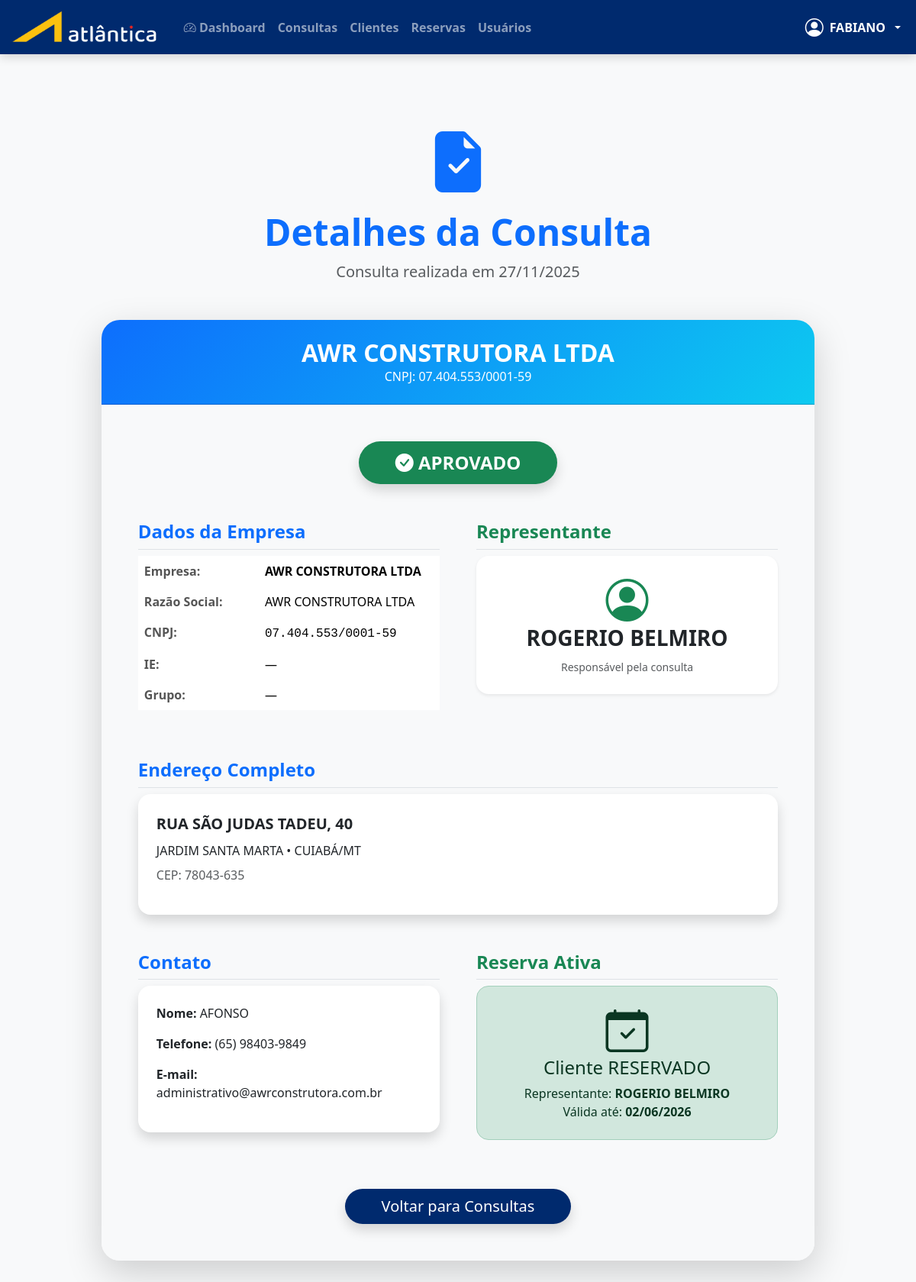
Page /consultas/ver/1 (signed in) on the committed database.
### app.py (models this page shows, shortened)
class Usuario(db.Model, UserMixin):
    id = db.Column(db.Integer, primary_key=True)
    nome = db.Column(db.String(100), nullable=False)
    email = db.Column(db.String(100), unique=True, nullable=False)
    telefone = db.Column(db.String(20))
    senha_hash = db.Column(db.String(255), nullable=False)
    tipo_usuario_id = db.Column(db.Integer, db.ForeignKey('tipo_usuario.id'))
    gerente_id = db.Column(db.Integer, db.ForeignKey('usuario.id'))
    nivel_acesso = db.Column(db.Integer, default=10)
    status = db.Column(db.String(10), default='ATIVO')
    tipo = db.relationship('TipoUsuario', backref='usuarios')
    gerente = db.relationship('Usuario', remote_side=[id], uselist=False)

class Consulta(db.Model):
    id = db.Column(db.Integer, primary_key=True)
    empresa = db.Column(db.String(100), nullable=False)
    razao_social = db.Column(db.String(150))
    cnpj = db.Column(db.String(18), unique=True, nullable=False)
    ie = db.Column(db.String(20))
    grupo = db.Column(db.String(100))
    cep = db.Column(db.String(9))
    logradouro = db.Column(db.String(100))
    numero = db.Column(db.String(10))
    complemento = db.Column(db.String(50))
    bairro = db.Column(db.String(50))
    cidade = db.Column(db.String(50))
    estado = db.Column(db.String(2))
    nome_contato = db.Column(db.String(100))
    telefone_contato = db.Column(db.String(20))
    email_contato = db.Column(db.String(100))
    nome_representante = db.Column(db.String(100))
    data_consulta = db.Column(db.DateTime, default=datetime.utcnow)
    status_consulta = db.Column(db.String(20), default='PENDENTE')
    motivo_negativa = db.Column(db.Text)

class Reserva(db.Model):
    id = db.Column(db.Integer, primary_key=True)
    cliente_id = db.Column(db.Integer, db.ForeignKey('cliente.id'), nullable=False)
    empresa = db.Column(db.String(100), nullable=False)
    cnpj = db.Column(db.String(18), nullable=False)
    representante = db.Column(db.String(100))
    data_inicio = db.Column(db.Date)
    data_fim = db.Column(db.Date)
    status = db.Column(db.String(20), default='ATIVO')
    fila_interesse = db.Column(db.Text)
    cliente = db.relationship('Cliente', backref='reservas')

### app.py (the view)
@app.route('/consultas/ver/<int:id>')
@login_required
@permissao_requerida("Consultas - Listar")
def ver_consulta(id):
    consulta = Consulta.query.get_or_404(id)
    reserva = Reserva.query.join(Cliente).filter(Cliente.cnpj == consulta.cnpj).first()
    return render_template('consultas/view.html', consulta=consulta, reserva=reserva)

### app.py (called while the page is built)
def tem_permissao(nivel_necessario=None, funcao=None):
    if current_user.nivel_acesso == 0:  # Admin sempre pode tudo
        return True
    if nivel_necessario is not None and current_user.nivel_acesso > nivel_necessario:
        return False
    if funcao:
        config = Configuracao.query.first()
        if not config or not config.permissoes:
            return False
        try:
            permissoes = json.loads(config.permissoes)
            permissoes_do_nivel = permissoes.get(str(current_user.nivel_acesso), [])
            return funcao in permissoes_do_nivel
        except:
            return False
    return False

def permissao_requerida(funcao=None):
    @wraps(funcao)
    def decorator(f):
        @wraps(f)
        def wrapper(*args, **kwargs):
            if not tem_permissao(funcao=funcao):
                flash('Você não tem permissão para acessar esta função.', 'danger')
                return redirect(url_for('dashboard'))
            return f(*args, **kwargs)
        return wrapper
    return decorator

@login_manager.user_loader
def load_user(id):
    return Usuario.query.get(int(id))

@app.after_request
def after_request(response):
    response.headers["Cache-Control"] = "no-cache, no-store, must-revalidate, public, max-age=0"
    response.headers["Expires"] = "0"
    response.headers["Pragma"] = "no-cache"
    return response

@app.after_request
def add_no_cache(response):
    if request.path.startswith('/reservas'):
        response.headers['Cache-Control'] = 'no-store, no-cache, must-revalidate, max-age=0'
        response.headers['Pragma'] = 'no-cache'
    return response

@app.context_processor
def utility_processor():
    def hoje():
        return date.today()
    return dict(hoje=hoje)

### templates/consultas/view.html (shortened to what this page needs)
{% extends "base.html" %}
{% block content %}
<div class="container-fluid py-5">
    <div class="row justify-content-center">
        <div class="col-xl-10">
            <div class="text-center mb-5">
                <i class="bi bi-file-earmark-check-fill display-1 text-primary opacity-20"></i>
                <h1 class="display-5 fw-bold text-primary mt-3">Detalhes da Consulta</h1>
                <p class="lead text-muted">Consulta realizada em {{ consulta.data_consulta.strftime('%d/%m/%Y') }}</p>
            </div>
            <div class="card border-0 shadow-lg rounded-4 overflow-hidden">
                <div class="card-header bg-gradient-primary text-white text-center py-4">
                    <h2 class="mb-0 fw-bold text-uppercase">{{ consulta.empresa }}</h2>
                    <p class="mb-0 opacity-90">CNPJ: {{ consulta.cnpj }}</p>
                </div>
                <div class="card-body p-5 bg-light">
                    <div class="text-center mb-5">
                        <span class="badge rounded-pill px-5 py-3 fs-4
                            bg-{{ 'success' if consulta.status_consulta == 'APROVADO' else 'danger' if consulta.status_consulta == 'REJEITADO' else 'warning' }}
                            text-white shadow">
                            <i class="bi
                                {{ 'bi-check-circle-fill' if consulta.status_consulta == 'APROVADO' else
                                   'bi-x-circle-fill' if consulta.status_consulta == 'REJEITADO' else
                                   'bi-clock-history' }}"></i>
                            {{ consulta.status_consulta }}
                        </span>
                    </div>
                    <div class="row g-5">
                        <div class="col-lg-6">
                            <h4 class="text-primary fw-bold border-bottom pb-2">
                                Dados da Empresa
                            </h4>
                            <table class="table table-borderless">
                                <tr><td class="fw-bold">Empresa:</td><td class="text-uppercase fw-bold">{{ consulta.empresa }}</td></tr>
                                <tr><td class="fw-bold">Razão Social:</td><td>{{ consulta.razao_social or '—' }}</td></tr>
                                <tr><td class="fw-bold">CNPJ:</td><td><span class="font-monospace">{{ consulta.cnpj }}</span></td></tr>
                                <tr><td class="fw-bold">IE:</td><td>{{ consulta.ie or '—' }}</td></tr>
                                <tr><td class="fw-bold">Grupo:</td><td>{{ consulta.grupo or '—' }}</td></tr>
                            </table>
                        </div>
                        <div class="col-lg-6">
                            <h4 class="text-success fw-bold border-bottom pb-2">
                                Representante
                            </h4>
                            <div class="bg-white p-4 rounded-4 shadow-sm text-center">
                                <i class="bi bi-person-circle display-4 text-success mb-3"></i>
                                <h3 class="fw-bold">{{ consulta.nome_representante }}</h3>
                                <small class="text-muted">Responsável pela consulta</small>
                            </div>
                        </div>
                        <div class="col-12">
                            <h4 class="text-primary fw-bold border-bottom pb-2">
                                Endereço Completo
                            </h4>
                            <div class="bg-white p-4 rounded-4 shadow">
                                <p class="fs-5 mb-2">
                                    <strong>{{ consulta.logradouro|upper }}, {{ consulta.numero }}</strong>
                                </p>
                                <p class="mb-2">{{ consulta.bairro|upper }} • {{ consulta.cidade|upper }}/{{ consulta.estado }}</p>
                                <p class="text-muted">CEP: {{ consulta.cep }}</p>
                            </div>
                        </div>
                        <div class="col-lg-6">
                            <h4 class="text-primary fw-bold border-bottom pb-2">
                                Contato
                            </h4>
                            <div class="bg-white p-4 rounded-4 shadow">
                                <p><strong>Nome:</strong> {{ consulta.nome_contato|upper or '—' }}</p>
                                <p><strong>Telefone:</strong> {{ consulta.telefone_contato or '—' }}</p>
                                <p><strong>E-mail:</strong> {{ consulta.email_contato or '—' }}</p>
                            </div>
                        </div>
                        {% if consulta.status_consulta == 'APROVADO' %}
                        <div class="col-lg-6">
                            <h4 class="text-success fw-bold border-bottom pb-2">
                                Reserva Ativa
                            </h4>
                            <div class="alert alert-success rounded-4 text-center py-4">
                                <i class="bi bi-calendar-check display-4 mb-3"></i>
                                <h4>Cliente RESERVADO</h4>
                                <p class="mb-0">Representante: <strong>{{ consulta.nome_representante }}</strong></p>
                                {% if reserva %}
                                <p class="mb-0">Válida até: <strong>{{ reserva.data_fim.strftime('%d/%m/%Y') }}</strong></p>
                                {% endif %}
                            </div>
                        </div>
                        {% endif %}
                    </div>
                    <div class="text-center mt-5">
                        <a href="/consultas" class="btn btn-primary btn-lg px-5 rounded-pill shadow">
                            Voltar para Consultas
                        </a>
                    </div>
                </div>
            </div>
        </div>
    </div>
</div>
{% endblock %}

### templates/base.html (shortened to what this page needs)
<!DOCTYPE html>
<html lang="pt-BR">
<head>
    <link href="https://cdn.jsdelivr.net/npm/bootstrap@5.3.3/dist/css/bootstrap.min.css" rel="stylesheet">
    <link href="https://cdn.jsdelivr.net/npm/bootstrap-icons@1.11.3/font/bootstrap-icons.css" rel="stylesheet">
    <link rel="stylesheet" href="{{ url_for('static', filename='css/style.css') }}">
</head>
<body>
<nav class="navbar navbar-expand-lg navbar-dark navbar-atlantica navbar-fixed">
        <div class="container-fluid">
            <a class="navbar-brand fw-bold d-flex align-items-center" href="{{ url_for('dashboard') if current_user.is_authenticated else url_for('login') }}">
                <img src="{{ url_for('static', filename='img/logo-atlantica.png') }}" alt="Atlântica" height="45" class="me-2">
            </a>
            <div class="collapse navbar-collapse" id="navbarNav">
                <ul class="navbar-nav me-auto">
                    {% if current_user.is_authenticated %}
                        <li class="nav-item">
                            <a class="nav-link" href="{{ url_for('dashboard') }}">
                                <i class="bi bi-speedometer2"></i> Dashboard
                            </a>
                        </li>
                            {% if tem_permissao("Consultas - Listar") and endpoint_existe('consultas') %}
                        <li class="nav-item">
                            <a class="nav-link" href="{{ url_for('consultas') }}">Consultas</a>
                        </li>
                        {% endif %}
                         {% if tem_permissao("Clientes - Listar") and endpoint_existe('clientes') %}
                        <li class="nav-item">
                            <a class="nav-link" href="{{ url_for('clientes') }}">Clientes</a>
                        </li>
                        {% endif %}
                        {% if tem_permissao("Reservas - Listar") and endpoint_existe('reservas') %}
                        <li class="nav-item">
                            <a class="nav-link" href="{{ url_for('reservas') }}">Reservas</a>
                        </li>
                        {% endif %}
                        {% if endpoint_existe('usuarios') %}
                        <li><a class="nav-link" href="{{ url_for('usuarios') }}">Usuários</a></li>
                        {% endif %}
                    {% endif %}
                </ul>
                <ul class="navbar-nav ms-auto align-items-center">
                    {% if current_user.is_authenticated %}
                    <li class="nav-item dropdown">
                        <a class="nav-link dropdown-toggle text-white fw-bold d-flex align-items-center gap-2" href="#" data-bs-toggle="dropdown">
                            <i class="bi bi-person-circle fs-4"></i>
                            <div class="text-start">
                                <div>{{ current_user.nome.split()[0] }}</div>
                            </div>
                        </a>
                    </li>
                    {% else %}
                    <li class="nav-item">
                        <a class="nav-link" href="{{ url_for('login') }}">Entrar</a>
                    </li>
                    {% endif %}
                </ul>
            </div>
        </div>
    </nav>
    <div class="main-content">
        {% block content %}{% endblock %}
    </div>
</body>
</html>

### static/css/style.css (style rules this page uses)
:root { --azul-atlantica: #003087; --azul-claro: #005eb8; --cinza-claro: #f5f5f5; }
body { font-family: 'Roboto', sans-serif; background: var(--cinza-claro); }
.navbar { background: var(--azul-atlantica); }
.btn-primary { background: var(--azul-atlantica); border: none; }
.table { background: white; }
.text-uppercase { text-transform: uppercase; }

### templates/base.html (style rules this page uses)
:root { --azul-atlantica: #003087; }
body { background: #f8f9fa; font-family: 'Segoe UI', sans-serif; }
.navbar-fixed { position: fixed; top: 0; left: 0; right: 0; z-index: 1030; box-shadow: 0 4px 12px rgba(0,0,0,0.15); }
.main-content { margin-top: 90px; padding: 25px; }
.nav-link { font-weight: 600; transition: all 0.2s; }
:root { --azul-atlantica: #002A6E; }
.navbar-atlantica { background: var(--azul-atlantica) !important; }

### templates/consultas/view.html (style rules this page uses)
.bg-gradient-primary { background: linear-gradient(135deg, #0d6efd, #0dcaf0) !important; }
.card { border-radius: 1.5rem !important; }
.table td:first-child { width: 40%; color: #555; }

### rows in the picture
Usuario: nome "FABIANO"
Consulta: data_consulta "27/11/2025", empresa "AWR CONSTRUTORA LTDA", cnpj "07.404.553/0001-59", status_consulta "APROVADO", razao_social "AWR CONSTRUTORA LTDA", ie "—", grupo "—", nome_representante "ROGERIO BELMIRO", logradouro "RUA SÃO JUDAS TADEU", numero "40", bairro "JARDIM SANTA MARTA", cidade "CUIABÁ", estado "MT", cep "78043-635", nome_contato "AFONSO", telefone_contato "(65) 98403-9849", email_contato "administrativo@awrconstrutora.com.br"
Reserva: data_fim "02/06/2026"
